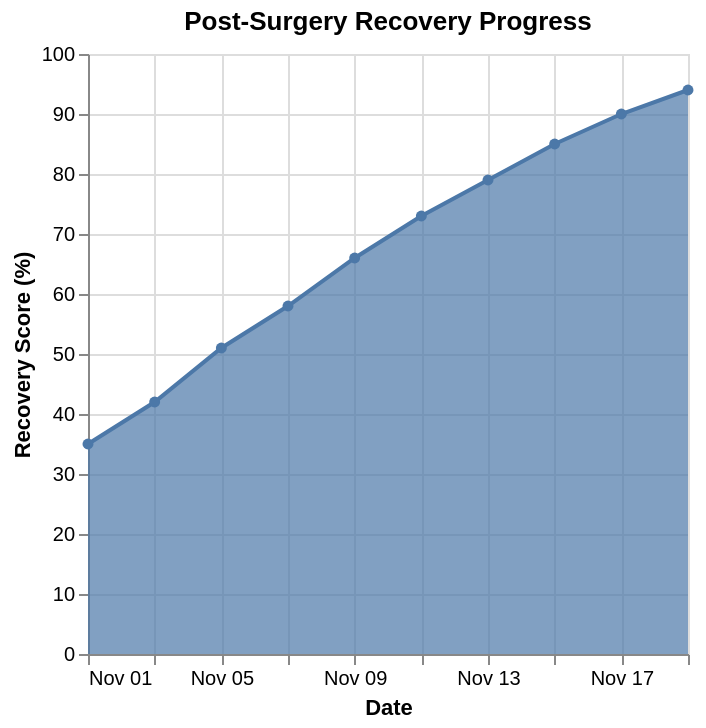

This figure's Vega-Lite source:
### Vega-Lite specification from a JSON file in a GitHub repository (floating-point values rounded to 4 significant figures)
{"$schema": "https://vega.github.io/schema/vega-lite/v5.json", "description": "Patient recovery timeline", "data": {"values": [{"day": "2024-11-01", "recoveryScore": 35}, {"day": "2024-11-03", "recoveryScore": 42}, {"day": "2024-11-05", "recoveryScore": 51}, {"day": "2024-11-07", "recoveryScore": 58}, {"day": "2024-11-09", "recoveryScore": 66}, {"day": "2024-11-11", "recoveryScore": 73}, {"day": "2024-11-13", "recoveryScore": 79}, {"day": "2024-11-15", "recoveryScore": 85}, {"day": "2024-11-17", "recoveryScore": 90}, {"day": "2024-11-19", "recoveryScore": 94}]}, "mark": {"type": "area", "line": true, "point": true}, "encoding": {"x": {"field": "day", "type": "temporal", "axis": {"title": "Date", "format": "%b %d"}}, "y": {"field": "recoveryScore", "type": "quantitative", "axis": {"title": "Recovery Score (%)"}, "scale": {"domain": [0, 100]}}, "tooltip": [{"field": "day", "type": "temporal", "format": "%B %d"}, {"field": "recoveryScore", "type": "quantitative", "title": "Score", "format": ".0f"}]}, "title": "Post-Surgery Recovery Progress"}
